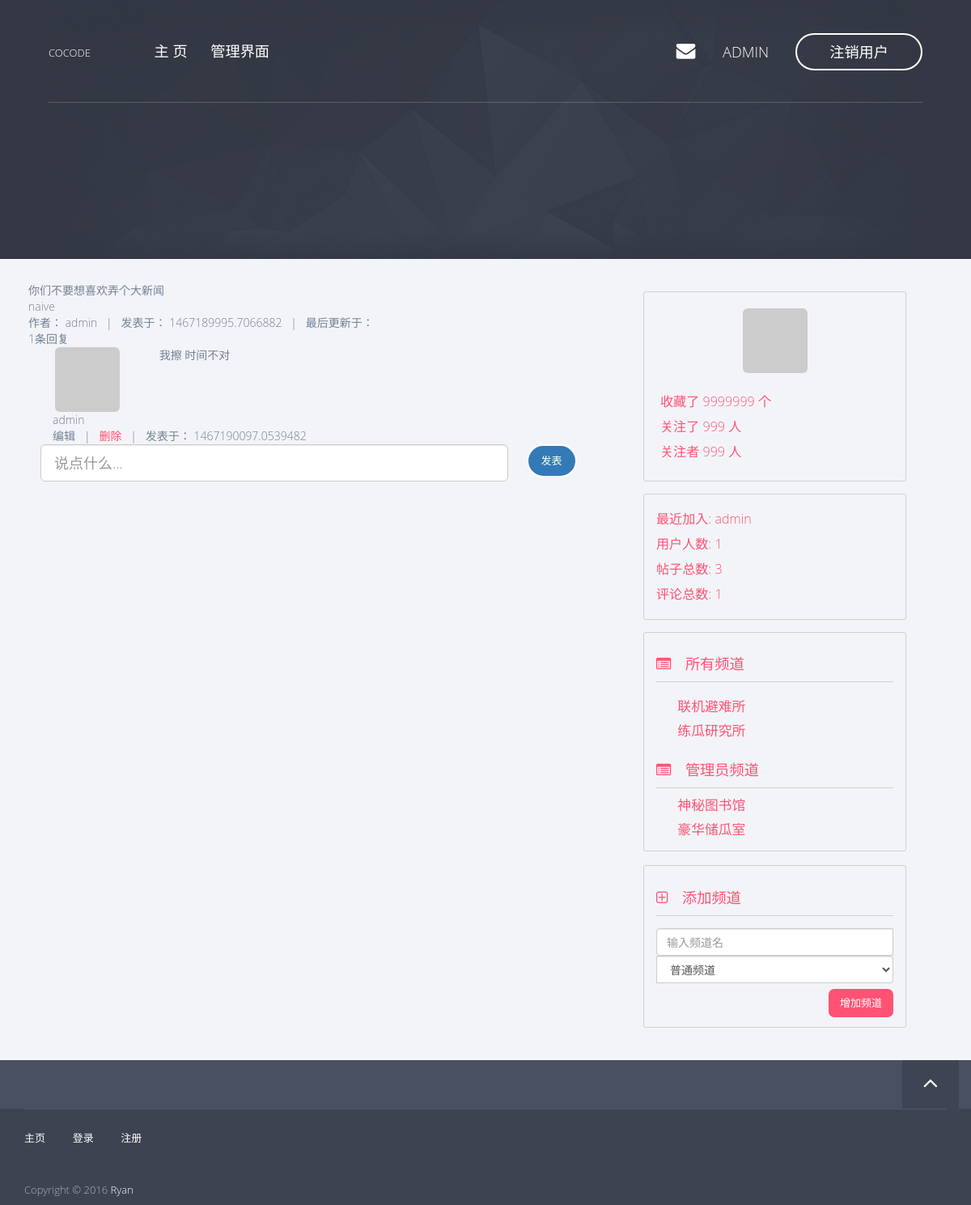
Screenshot of /post/3 (signed in) with the database file from the repository.
### app/models/user.py (models this page shows, shortened)
class User(db.Model, Model):
    __tablename__ = 'users'
    id = db.Column(db.Integer, primary_key=True)
    username = db.Column(db.String(), unique=True)
    password_hash = db.Column(db.String())
    email = db.Column(db.String(), unique=True)
    avatar_hash = db.Column(db.String())
    created_time = db.Column(db.Integer, default=0)
    role_id = db.Column(db.Integer, db.ForeignKey('roles.id'))
    posts = db.relationship('Post', backref='author')
    comments = db.relationship('Comment', backref='author')
    @property
    def password(self):
        raise AttributeError('password is not readable')
    def is_admin(self):
        return self.role.permissions == 0xff
    def gravatar(self, size=100, default='identicon', rating='g'):
        from flask import request
        gravatar_url = 'secure.gravatar.com/avatar'
        if request.is_secure:
            url = 'https://' + gravatar_url
        else:
            url = 'http://' + gravatar_url
        hash = self.avatar_hash or md5(self.email.encode('utf-8')).hexdigest()
        return '{url}/{hash}?s={size}&d={default}&r={rating}'.format(url=url,
                                                                     hash=hash,
                                                                     size=size,
                                                                     default=default,
                                                                     rating=rating)

### app/models/post.py (models this page shows, shortened)
class Post(db.Model, Model):
    __tablename__ = 'posts'
    id = db.Column(db.Integer, primary_key=True)
    title = db.Column(db.String())
    content = db.Column(db.String())
    created_time = db.Column(db.Integer, default=0)
    channel_id = db.Column(db.Integer, db.ForeignKey('channels.id'))
    user_id = db.Column(db.Integer, db.ForeignKey('users.id'))
    comments = db.relationship('Comment', backref='post')

### app/models/comment.py (models this page shows, shortened)
class Comment(db.Model, Model):
    __tablename__ = 'comments'
    id = db.Column(db.Integer, primary_key=True)
    content = db.Column(db.String())
    created_time = db.Column(db.Integer, default=0)
    user_id = db.Column(db.Integer, db.ForeignKey('users.id'))
    post_id = db.Column(db.Integer, db.ForeignKey('posts.id'))

### app/models/channel.py (models this page shows, shortened)
class Channel(db.Model, Model):
    __tablename__ = 'channels'
    id = db.Column(db.Integer, primary_key=True)
    name = db.Column(db.String(), default=ChannelPermission.NORMAL[0])
    permission = db.Column(db.Integer)
    created_time = db.Column(db.Integer, default=0)
    posts = db.relationship('Post', backref='channel')
    def is_admin(self):
        return self.permission == ChannelPermission.ADMIN[0]

### app/views.py (the view)
@app.route('/post/<int:id>', methods=['GET'])
def post_view(id):
    post = Post.query.get(id)
    if post is None:
        abort(404)
    comments = post.comments
    comments.sort(key=lambda c: c.created_time)
    return render_template('post.html',
                           post=post,
                           comments=comments)

### app/__init__.py (called while the page is built)
@app.context_processor
def current_user_processor():
    return dict(current_user=current_user())

@app.context_processor
def channel_processor():
    channels = Channel.query.all()
    permissions = [
        ChannelPermission.NORMAL,
        ChannelPermission.ADMIN,
    ]
    dic = {
        'channels': channels,
        'permissions': permissions,
    }
    return dict(**dic)

@app.context_processor
def user_processor():
    user_count = User.query.count()
    new_user = User.query.order_by(User.created_time.desc()).first()
    return dict(new_user=new_user,
                user_count=user_count)

@app.context_processor
def post_processor():
    post_count = Post.query.count()
    return dict(post_count=post_count)

@app.context_processor
def comment_processor():
    comment_count = Comment.query.count()
    return dict(comment_count=comment_count)

### app/models/user.py (called while the page is built)
def current_user():
    id = session.get('user_key', None)
    user = None
    if id is not None:
        user = User.query.get(id)
    return user

### app/templates/post.html (shortened to what this page needs)
{% extends 'base8-4.html' %}
{% block page_content %}
    {% set title = post.title %}
    {% set content = post.content %}
    {% set author = post.author.username %}
    <div class="row">
        <div class="col-md-12 post-detail-content">
            <div class="post-detail-title">
                {{ title }}
            </div>
            <div class="post-detail-body">
                {{ content }}
            </div>
            <div class="post-detail-info">
                作者： {{ author }} &nbsp; | &nbsp; 发表于： {{ post.created_time }} &nbsp; | &nbsp; 最后更新于：
            </div>
        </div>
        <div class="col-md-12 comment-list">
            {% set comment_count = comments.__len__() %}
            <div class="comment-list-header">
                {{ comment_count }}条回复
            </div>
            {% if comment_count > 0 %}
            <div class="comment-list-body">
                {% include "_comments.html" %}
            </div>
            {% endif %}
        </div>
    </div>
    {% if current_user is not none %}
    <div class="comment-form">
        <form class="form-horizontal" action="{{ post.id }}/add_comment" method="POST">
        <div class="col-lg-10">
            <input class="form-control input-lg" name="content" placeholder="说点什么...">
        </div>&nbsp;
        <button type="submit" class="btn btn-primary btn-lg">发表</button>
        </form>
    </div>
    {% endif %}
{% endblock %}

### app/templates/base.html (shortened to what this page needs)
<!doctype html>
 <html class="no-js" lang="">
{% block head %}
<head>
<link rel="stylesheet" href="../static/css/normalize.min.css">
<link rel="stylesheet" href="../static/css/bootstrap.min.css">
<link rel="stylesheet" href="../static/css/jquery.fancybox.css">
<link rel="stylesheet" href="../static/css/flexslider.css">
<link rel="stylesheet" href="../static/css/styles.css">
<link rel="stylesheet" href="../static/css/queries.css">
<link rel="stylesheet" href="../static/css/etline-font.css">
<link rel="stylesheet" href="../static/bower_components/animate.css/animate.min.css">
<link rel="stylesheet" href="../static/css/font-awesome.min.css">
</head>
{% endblock %}
<body id="top">
    {% block navbar %}
        <section class="hero">
            <section class="navigation">
                <header>
                    <div class="header-content">
                        <div class="logo"><a href="/">COCODE</a></div>
                        <div class="header-nav">
                            <nav>
                                <ul class="primary-nav">
                                    <li><a href="/">主&nbsp;页</a></li>
                                    {% if current_user is not none and current_user.is_admin() %}
                                    <li><a href="/admin">管理界面</a></li>
                                    {% endif %}
                                </ul>
                                <ul class="member-actions">
                                    {% if current_user is none %}
                                    <li><a href="/login" class="login">登&nbsp;录</a></li>
                                    <li><a href="/register" class="btn-white btn-small">注&nbsp;册</a></li>
                                    {% else %}
                                    <li><a href="#"><i class="fa fa-envelope hero-nav"></i></a></li>
                                    <li><a href="/profile/{{ current_user.username }}" class="hero-nav">{{ current_user.username }} &nbsp;</a></li>
                                    <li><a href="/logout" class="btn-white btn-small">注销用户</a></li>
                                    {% endif %}
                                </ul>
                            </nav>
                        </div>
                    </div>
                </header>
            </section>
        </section>
    {% endblock %}
    <section class="content">
        {% block content%}
        {% endblock %}
    </section>
    <section class="to-top">
        <div class="container">
            <div class="row">
                <div class="to-top-wrap">
                    {% block to_top %}
                    <a href="#top" class="top"><i class="fa fa-angle-up"></i></a>
                    {% endblock %}
                </div>
            </div>
        </div>
    </section>
    <footer>
        <div class="container">
            <div class="row">
                <div class="col-md-12">
                    <div class="footer-links">
                        <ul class="footer-group">
                            <li><a href="/">主页</a></li>
                            <li><a href="/login">登录</a></li>
                            <li><a href="/register">注册</a></li>
                        </ul>
                        <p>Copyright © 2016 <a href="/">Ryan</a><br></p>
                    </div>
                </div>
            </div>
        </div>
    </footer>
</body>
</html>

### app/templates/_comments.html
{% for c in comments %}
    {% set author = c.author.username %}
    {% set content = c.content %}
    {% set created_time = c.created_time %}
    <div class="col-md-12 comment-content">
        <div class="col-md-2 comment-author-info">
            <div class="comment-portriat">
                <a href="/profile/author">
                    <img class="img-rounded center-block" src="{{c.author.gravatar(size=50)}}">
                </a>
            </div>
            <div class="comment-author">
                {{ author }}
            </div>
        </div>
        <div class="col-md-10 comment-details">
            <div class="col-md-12 comment-body">
                {{ content }}
            </div>
        </div>
        <div class="col-md-12 comment-footer">
            {% if current_user is not none or current_user == c.author or current_user.is_admin() %}
            编辑
            &nbsp; | &nbsp;
            <a href="{{ url_for('delete_comment', id=c.id) }}">删除</a>
            &nbsp; | &nbsp;
            发表于： {{ created_time }}
            {% endif %}
        </div>
    </div>
{% endfor %}

### app/templates/_bbs_info.html
<div class="col-md-10 forum-info">
    <div class="forum-info-item">最近加入: <a href="/profile/{{ new_user.username }}">{{ new_user.username }}</a></div>
    <div class="forum-info-item">用户人数: {{ user_count }}</div>
    <div class="forum-info-item">帖子总数: {{ post_count }} </div>
    <div class="forum-info-item">评论总数: {{ comment_count }} </div>
</div>

### app/templates/_channels.html
<div class="col-md-10 channel-list">
    <div class="channel-list-caption">
        <i class="fa fa-list-alt"></i> 所有频道
    </div>
    <div class="channel-list-items">
        {% for c in channels %}
        {% if not c.is_admin() %}
            <div class="channel-list-item">
                <a href="/channel/{{ c.id }}">{{ c.name }}</a>
            </div>
        {% endif %}
        {% endfor %}
    </div>
    {% if current_user is not none and current_user.is_admin() %}
        <div class="channel-list-caption">
            <i class="fa fa-list-alt"></i> 管理员频道
        </div>
        {% for c in channels %}
        {% if c.is_admin() %}
            <div class="channel-list-item">
                <a href="/channel/{{ c.id }}">{{ c.name }}</a>
            </div>
        {% endif %}
        {% endfor %}
    {% endif %}
</div>
{% if current_user is not none and current_user.is_admin() %}
<div class="col-md-10 channel-list add-channel">
    <div class="channel-list-caption">
        <i class="fa fa-plus-square-o"></i> 添加频道
    </div>
    <div class="channel-add">
        <form class="form-inline" action="/admin/add_channel" method="POST">
            <div class="form-group">
                <div class="input-group">
                    <input type="text" class="form-control" name="name" placeholder="输入频道名">
                    <select class="form-control" name="permission">
                        {% for p in permissions %}
                        <option value="{{ p[0] }}">{{ p[1] }}</option>
                        {% endfor %}
                    </select>
                </div>
            </div>
          <button type="submit" class="btn btn-fill btn-middle add-channel-btn">增加频道</button>
        </form>
    </div>
</div>
{% endif %}

### app/static/css/styles.css (style rules this page uses)
.btn { font-size: 13px; border: solid 2px; border-radius: 40px; display: inline-block; text-transform: uppercase; }
.btn-white { font-size: 13px; border: solid 2px; border-radius: 40px; display: inline-block; border-color: #fff; }
.btn-fill { color: #fff; border: solid 2px #FF5274; border-radius: 40px; display: inline-block; text-transform: uppercase; background-color: #FF5274; }
.btn-small { padding: 8px 40px; }
a { color: #FF5274; -webkit-transition-timing-function: ease; transition-timing-function: ease; -webkit-transition-duration: 200ms; transition-duration: 200ms; -webkit-transition-property: color, border-color, background-color; transition-property: color, border-color, background-color; }
body { font-family: "Open Sans", sans-serif; font-weight: 300; color: rgba(28, 54, 83, 0.6); -webkit-text-size-adjust: 100%; }
ul, ol { margin: 0; padding: 0; }
ul li { list-style: none; }
.hero { min-height: 320px; background: url("../img/polygonal-bg.jpg") center center; background-size: cover; position: relative; }
.hero-nav { margin-right: 20px; margin-left: 10px }
i.hero-nav { font-size: 130%; margin-right: 20px; }
.navigation { -webkit-transition: all 300ms ease-in-out; transition: all 300ms ease-in-out; position: fixed; width: 100%; z-index: 999; }
header { padding: 50px 0; border-bottom: solid 1px rgba(255, 255, 255, 0.2); position: relative; width: 1170px; margin: 0 auto; -webkit-transition: padding 300ms ease-in-out; transition: padding 300ms ease-in-out; }
header a { color: #fff; text-transform: uppercase; font-size: 13px; }
header .logo { display: inline-block; }
header ul.primary-nav { margin: 0 0 0 75px; padding: 0; }
header ul.primary-nav li { display: inline; }
header ul.primary-nav li a { font-size: 130%; color: #fff; padding-right: 25px; }
header ul.primary-nav li:last-child a { padding-right: 0px; }
header ul.member-actions li { display: inline; }
header ul.member-actions li a { font-size: 130%; color: #fff; }
header .header-nav { display: inline-block; }
header .member-actions { position: absolute; right: 0; top: 41px; -webkit-transition: all 300ms ease-in-out; transition: all 300ms ease-in-out; }
.to-top { height: 60px; background-color: #495061; }
.to-top .to-top-wrap { height: 60px; width: 70px; position: absolute; right: 0; text-align: center; }
.to-top .to-top-wrap a { display: block; width: 100%; height: 100%; color: #fff; background-color: rgba(0, 0, 0, 0.15); }
.to-top .to-top-wrap i { font-size: 30px; line-height: 55px; }
.to-top .row { position: relative; }
section.content { background: #F3F4F8; }
div.channel-list-caption { font-size: 130%; color: #FF5274; padding-top: 2%; padding-bottom: 3%; margin-bottom:2%; border-bottom: 1px solid #d0d0d0; }
div.channel-list { border: 1px solid #d0d0d0; border-radius: 3px; padding-top: 5%; padding-bottom: 3%; }
div.channel-list-caption i.fa { margin-right: 13px; }
div.channel-list-items { margin-top: 5%; margin-bottom: 5%; }
div.channel-list-item { font-size: 120%; color: #FF5274; padding: 3px 0px 3px 9%; }
div.channel-add { padding-top: 10px; padding-bottom: 15px; }
.add-channel-btn { float: right; margin-top: 7px; border-radius: 7px; }
.add-channel { margin-top: 17px; padding-bottom: 6%; }
.center-block { margin-left: center; margin-right: center; }
.forum-info { font-size: 115%; color: #FF5274; border: 1px solid #d0d0d0; border-radius: 3px; margin: 15px 0 15px 0; padding: 15px 0 15px 15px; }
.forum-info-item { padding: 4px 0 4px 0; }
footer { background-color: #3D4351; position: relative; }
footer p { color: #ACB1B4; font-size: 13px; }
footer a { color: #fff; }
footer ul.footer-group { border-top: solid 1px #4E566C; padding-top: 25px; margin-bottom: 45px; }
footer ul.footer-group li { display: inline-block; }
footer ul.footer-group li a { font-size: 13px; text-transform: uppercase; }
footer ul.footer-group li { margin-right: 30px; }
footer ul.footer-group li:last-child { margin-right: 0; }
footer .footer-links { margin: 0px 0 0px 0; }

### app/static/css/queries.css (style rules this page uses)
@media screen and (max-width:1200px) { header { width: 90%; margin: 0 auto; } }

### rows the page displays
User: username "ADMIN", username "admin"
Post: title "你们不要想喜欢弄个大新闻", content "naive", created_time "1467189995.7066882"
Comment: content "我擦 时间不对", created_time "1467190097.0539482"
Channel: name "联机避难所"
Channel: name "练瓜研究所"
Channel: name "神秘图书馆"
Channel: name "豪华储瓜室"

### other values shown
{{ comment_count }} "1"
{{ user_count }} "1"
{{ post_count }} "3"
form field permission "普通频道"
